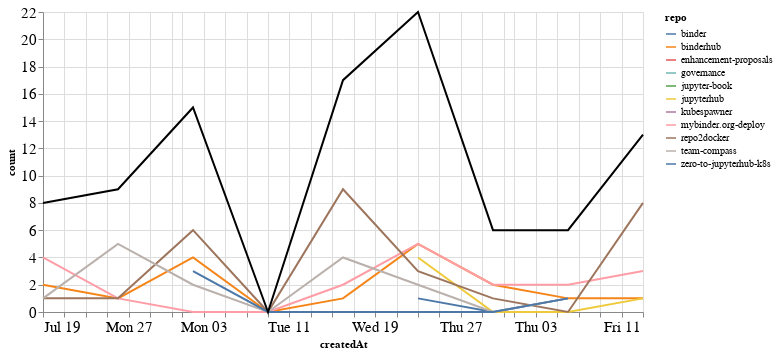

Notebook source saved alongside this figure:
### Markdown cell above
## Comments

### Code cell
comments_time = comments.groupby('repo').resample('W', on='createdAt').count()['author'].reset_index()
comments_time = comments_time.rename(columns={'author': 'count'})
comments_time_total = comments_time.groupby('createdAt').agg({"count": "sum"}).reset_index()
ch1 = alt.Chart(comments_time, width=600).mark_line().encode(
    x='createdAt',
    y='count',
    color='repo',
    tooltip="repo"
)

ch2 = alt.Chart(comments_time_total, width=600).mark_line(color="black").encode(
    x='createdAt',
    y='count',
)

ch1 + ch2

### Figure 1 — Vega-Lite specification as saved in the notebook (floating-point values rounded to 4 significant figures)
{"config": {"axisLeft": {"labelFontSize": 15}, "axisBottom": {"labelFontSize": 15}}, "layer": [{"data": {"name": "data-4c38c1e5e10b92e85164e0a70e9d0134"}, "mark": "line", "encoding": {"color": {"type": "nominal", "field": "repo"}, "tooltip": {"type": "nominal", "field": "repo"}, "x": {"type": "temporal", "field": "createdAt"}, "y": {"type": "quantitative", "field": "count"}}, "width": 600}, {"data": {"name": "data-f7332291b87520ed53f4c6281eefa7dd"}, "mark": {"type": "line", "color": "black"}, "encoding": {"x": {"type": "temporal", "field": "createdAt"}, "y": {"type": "quantitative", "field": "count"}}, "width": 600}], "$schema": "https://vega.github.io/schema/vega-lite/v4.8.1.json", "datasets": {"data-4c38c1e5e10b92e85164e0a70e9d0134": [{"repo": "binder", "createdAt": "2020-08-23T00:00:00", "count": 1}, {"repo": "binder", "createdAt": "2020-08-30T00:00:00", "count": 0}, {"repo": "binder", "createdAt": "2020-09-06T00:00:00", "count": 1}, {"repo": "binderhub", "createdAt": "2020-07-19T00:00:00", "count": 2}, {"repo": "binderhub", "createdAt": "2020-07-26T00:00:00", "count": 1}, {"repo": "binderhub", "createdAt": "2020-08-02T00:00:00", "count": 4}, {"repo": "binderhub", "createdAt": "2020-08-09T00:00:00", "count": 0}, {"repo": "binderhub", "createdAt": "2020-08-16T00:00:00", "count": 1}, {"repo": "binderhub", "createdAt": "2020-08-23T00:00:00", "count": 5}, {"repo": "binderhub", "createdAt": "2020-08-30T00:00:00", "count": 2}, {"repo": "binderhub", "createdAt": "2020-09-06T00:00:00", "count": 1}, {"repo": "binderhub", "createdAt": "2020-09-13T00:00:00", "count": 1}, {"repo": "enhancement-proposals", "createdAt": "2020-08-16T00:00:00", "count": 1}, {"repo": "governance", "createdAt": "2020-08-23T00:00:00", "count": 2}, {"repo": "jupyter-book", "createdAt": "2020-08-30T00:00:00", "count": 1}, {"repo": "jupyterhub", "createdAt": "2020-08-23T00:00:00", "count": 4}, {"repo": "jupyterhub", "createdAt": "2020-08-30T00:00:00", "count": 0}, {"repo": "jupyterhub", "createdAt": "2020-09-06T00:00:00", "count": 0}, {"repo": "jupyterhub", "createdAt": "2020-09-13T00:00:00", "count": 1}, {"repo": "kubespawner", "createdAt": "2020-07-26T00:00:00", "count": 1}, {"repo": "mybinder.org-deploy", "createdAt": "2020-07-19T00:00:00", "count": 4}, {"repo": "mybinder.org-deploy", "createdAt": "2020-07-26T00:00:00", "count": 1}, {"repo": "mybinder.org-deploy", "createdAt": "2020-08-02T00:00:00", "count": 0}, {"repo": "mybinder.org-deploy", "createdAt": "2020-08-09T00:00:00", "count": 0}, {"repo": "mybinder.org-deploy", "createdAt": "2020-08-16T00:00:00", "count": 2}, {"repo": "mybinder.org-deploy", "createdAt": "2020-08-23T00:00:00", "count": 5}, {"repo": "mybinder.org-deploy", "createdAt": "2020-08-30T00:00:00", "count": 2}, {"repo": "mybinder.org-deploy", "createdAt": "2020-09-06T00:00:00", "count": 2}, {"repo": "mybinder.org-deploy", "createdAt": "2020-09-13T00:00:00", "count": 3}, {"repo": "repo2docker", "createdAt": "2020-07-19T00:00:00", "count": 1}, {"repo": "repo2docker", "createdAt": "2020-07-26T00:00:00", "count": 1}, {"repo": "repo2docker", "createdAt": "2020-08-02T00:00:00", "count": 6}, {"repo": "repo2docker", "createdAt": "2020-08-09T00:00:00", "count": 0}, {"repo": "repo2docker", "createdAt": "2020-08-16T00:00:00", "count": 9}, {"repo": "repo2docker", "createdAt": "2020-08-23T00:00:00", "count": 3}, {"repo": "repo2docker", "createdAt": "2020-08-30T00:00:00", "count": 1}, {"repo": "repo2docker", "createdAt": "2020-09-06T00:00:00", "count": 0}, {"repo": "repo2docker", "createdAt": "2020-09-13T00:00:00", "count": 8}, {"repo": "team-compass", "createdAt": "2020-07-19T00:00:00", "count": 1}, {"repo": "team-compass", "createdAt": "2020-07-26T00:00:00", "count": 5}, {"repo": "team-compass", "createdAt": "2020-08-02T00:00:00", "count": 2}, {"repo": "team-compass", "createdAt": "2020-08-09T00:00:00", "count": 0}, {"repo": "team-compass", "createdAt": "2020-08-16T00:00:00", "count": 4}, {"repo": "team-compass", "createdAt": "2020-08-23T00:00:00", "count": 2}, {"repo": "team-compass", "createdAt": "2020-08-30T00:00:00", "count": 0}, {"repo": "team-compass", "createdAt": "2020-09-06T00:00:00", "count": 1}, {"repo": "zero-to-jupyterhub-k8s", "createdAt": "2020-08-02T00:00:00", "count": 3}, {"repo": "zero-to-jupyterhub-k8s", "createdAt": "2020-08-09T00:00:00", "count": 0}, {"repo": "zero-to-jupyterhub-k8s", "createdAt": "2020-08-16T00:00:00", "count": 0}, {"repo": "zero-to-jupyterhub-k8s", "createdAt": "2020-08-23T00:00:00", "count": 0}, {"repo": "zero-to-jupyterhub-k8s", "createdAt": "2020-08-30T00:00:00", "count": 0}, {"repo": "zero-to-jupyterhub-k8s", "createdAt": "2020-09-06T00:00:00", "count": 1}], "data-f7332291b87520ed53f4c6281eefa7dd": [{"createdAt": "2020-07-19T00:00:00", "count": 8}, {"createdAt": "2020-07-26T00:00:00", "count": 9}, {"createdAt": "2020-08-02T00:00:00", "count": 15}, {"createdAt": "2020-08-09T00:00:00", "count": 0}, {"createdAt": "2020-08-16T00:00:00", "count": 17}, {"createdAt": "2020-08-23T00:00:00", "count": 22}, {"createdAt": "2020-08-30T00:00:00", "count": 6}, {"createdAt": "2020-09-06T00:00:00", "count": 6}, {"createdAt": "2020-09-13T00:00:00", "count": 13}]}}
